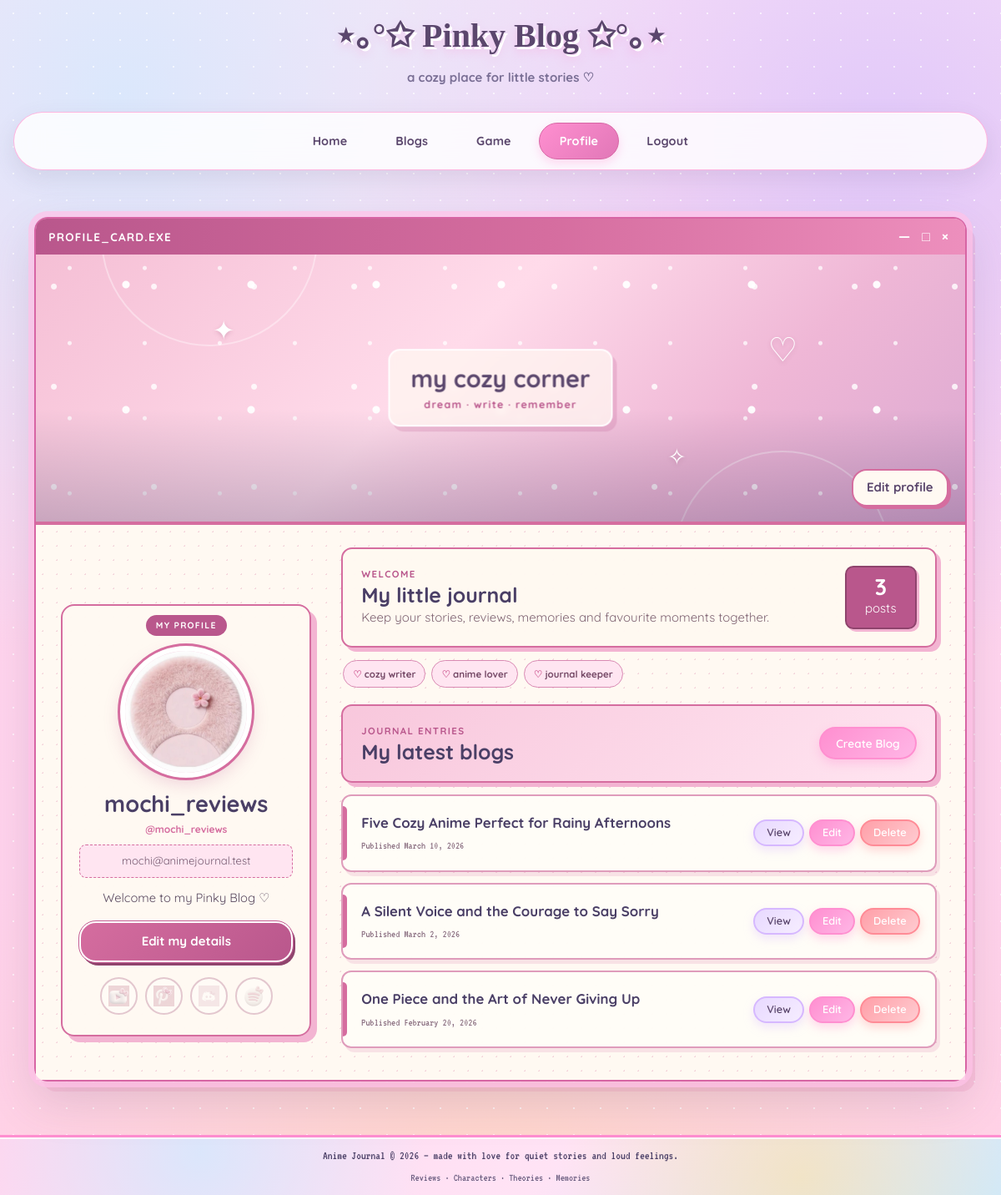
The page /profile.php (signed in) on the database its author committed.
### tables this page shows
CREATE TABLE IF NOT EXISTS user (
    id INT AUTO_INCREMENT PRIMARY KEY,
    username VARCHAR(50) NOT NULL UNIQUE,
    email VARCHAR(100) NOT NULL UNIQUE,
    password VARCHAR(255) NOT NULL,
    role VARCHAR(20) NOT NULL DEFAULT 'user',
    profile_image VARCHAR(255) DEFAULT NULL,
    cover_image VARCHAR(255) DEFAULT NULL,
    description TEXT DEFAULT NULL,
    discord VARCHAR(255) DEFAULT NULL,
    youtube VARCHAR(255) DEFAULT NULL,
    x_link VARCHAR(255) DEFAULT NULL,
    spotify VARCHAR(255) DEFAULT NULL
);

CREATE TABLE IF NOT EXISTS blogPost (
    id INT AUTO_INCREMENT PRIMARY KEY,
    user_id INT NOT NULL,
    title VARCHAR(200) NOT NULL,
    content TEXT NOT NULL,
    thumbnail VARCHAR(255) DEFAULT NULL,
    created_at TIMESTAMP DEFAULT CURRENT_TIMESTAMP,
    updated_at TIMESTAMP DEFAULT CURRENT_TIMESTAMP ON UPDATE CURRENT_TIMESTAMP,
    CONSTRAINT fk_blog_user
        FOREIGN KEY (user_id) REFERENCES user(id)
        ON DELETE CASCADE
        ON UPDATE CASCADE
);

### includes/auth.php (called while the page is built, shortened)
<?php
function e(string $value): string
{
    return htmlspecialchars($value, ENT_QUOTES, 'UTF-8');
}
function formatDate(string $date): string
{
    return date('F j, Y', strtotime($date));
}

### profile.php (the view, shortened to what this page needs)
<?php
require_once __DIR__ . '/includes/db.php';
require_once __DIR__ . '/includes/header.php';
$userId = (int) $_SESSION['user_id'];
$stmt = $conn->prepare(
    'SELECT username, email, profile_image, cover_image, description, discord, youtube, x_link, spotify
     FROM user WHERE id = ?'
);
$stmt->bind_param('i', $userId);
$stmt->execute();
$user = $stmt->get_result()->fetch_assoc();
$stmt = $conn->prepare(
    'SELECT id, title, created_at, updated_at FROM blogPost
     WHERE user_id = ? ORDER BY created_at DESC'
);
$stmt->bind_param('i', $userId);
$stmt->execute();
$blogs = $stmt->get_result()->fetch_all(MYSQLI_ASSOC);
$totalPosts = count($blogs);
$imagePath = static function (?string $filename, string $fallback): string {
    if ($filename && file_exists(__DIR__ . '/assests/images/' . basename($filename))) {
        return 'assests/images/' . rawurlencode(basename($filename));
    }
    return 'assests/images/' . $fallback;
};
$hasCustomCover = !empty($user['cover_image'])
    && basename($user['cover_image']) !== 'default-cover.jpg'
    && file_exists(__DIR__ . '/assests/images/' . basename($user['cover_image']));
?>
<div class="profile-page-shell">
    <section class="profile-window">
        <div class="profile-window-bar">
            <span>PROFILE_CARD.EXE</span>
            <span class="profile-window-controls" aria-hidden="true">— □ ×</span>
        </div>
        <div class="profile-cover<?= $hasCustomCover ? '' : ' is-default-cover' ?>">
            <?php if ($hasCustomCover): ?>
                <img src="<?= e($imagePath($user['cover_image'], 'default-cover.jpg')) ?>" alt="<?= e($user['username']) ?>'s cover image">
            <?php else: ?>
                <div class="animated-profile-cover" role="img" aria-label="Animated pink sky with drifting clouds, stars and hearts">
                    <span class="cover-sparkle sparkle-one">✦</span>
                    <span class="cover-sparkle sparkle-two">♡</span>
                    <span class="cover-sparkle sparkle-three">✧</span>
                    <div class="cover-message"><strong>my cozy corner</strong><small>dream · write · remember</small></div>
                </div>
            <?php endif; ?>
            <a href="edit_profile.php" class="cover-edit-link">Edit profile</a>
        </div>
        <div class="profile-paper">
            <aside class="profile-identity">
                <div class="profile-picture">
                    <img src="<?= e($imagePath($user['profile_image'], 'default-profile.jpg')) ?>" alt="<?= e($user['username']) ?>'s profile photo">
                </div>
                <h1><?= e($user['username']) ?></h1>
                <span class="profile-handle">@<?= e($user['username']) ?></span>
                <p class="profile-email"><?= e($user['email']) ?></p>
                <p class="profile-bio"><?= nl2br(e($user['description'] ?: 'Welcome to my Pinky Blog ♡')) ?></p>
                <a href="edit_profile.php" class="edit-profile-btn">Edit my details</a>
                <div class="social-links" aria-label="Social links">
                    <?php
                    $socials = [
                        ['youtube', 'youtube.jpg', 'YouTube'],
                        ['x_link', 'pinterest.jpg', 'X / Pinterest'],
                        ['discord', 'discord.jpg', 'Discord'],
                        ['spotify', 'spotify.jpg', 'Spotify'],
                    ];
                    foreach ($socials as [$field, $icon, $label]):
                        $link = trim((string) ($user[$field] ?? ''));
                        $isSafeLink = filter_var($link, FILTER_VALIDATE_URL)
                            && in_array(strtolower((string) parse_url($link, PHP_URL_SCHEME)), ['http', 'https'], true);
                    ?>
                        <?php if ($isSafeLink): ?>
                            <a href="<?= e($link) ?>" target="_blank" rel="noopener noreferrer" class="social-frame" title="<?= e($label) ?>">
                                <img src="assests/images/<?= e($icon) ?>" alt="<?= e($label) ?>">
                            </a>
                        <?php else: ?>
                            <span class="social-frame is-empty" title="Add <?= e($label) ?> in Edit profile">
                                <img src="assests/images/<?= e($icon) ?>" alt="">
                            </span>
                        <?php endif; ?>
                    <?php endforeach; ?>
                </div>
            </aside>
            <main class="profile-journal">
                <div class="journal-welcome">
                    <div>
                        <p class="eyebrow">Welcome</p>
                        <h2>My little journal</h2>
                        <p>Keep your stories, reviews, memories and favourite moments together.</p>
                    </div>
                    <div class="profile-stats">
                        <span><strong><?= $totalPosts ?></strong> posts</span>
                    </div>
                </div>
                <div class="profile-mood-strip" aria-label="Profile highlights">
                    <span>cozy writer</span><span>anime lover</span><span>journal keeper</span>
                </div>
                <div class="journal-heading">
                    <div>
                        <p class="eyebrow">Journal entries</p>
                        <h2>My latest blogs</h2>
                    </div>
                    <a href="create.php" class="btn btn-primary">Create Blog</a>
                </div>
                <?php if (empty($blogs)): ?>
                    <div class="empty-state profile-empty">
                        <p>You haven't written any blog posts yet.</p>
                        <a href="create.php" class="btn btn-primary">Create Your First Blog</a>
                    </div>
                <?php else: ?>
                    <div class="dashboard-list profile-post-list">
                        <?php foreach ($blogs as $blog): ?>
                            <article class="dashboard-item profile-post">
                                <div>
                                    <h3><?= e($blog['title']) ?></h3>
                                    <p class="meta">Published <?= e(formatDate($blog['created_at'])) ?><?php if ($blog['updated_at'] !== $blog['created_at']): ?> · Updated <?= e(formatDate($blog['updated_at'])) ?><?php endif; ?></p>
                                </div>
                                <div class="actions">
                                    <a href="view.php?id=<?= (int) $blog['id'] ?>" class="btn btn-secondary btn-small">View</a>
                                    <a href="edit.php?id=<?= (int) $blog['id'] ?>" class="btn btn-primary btn-small">Edit</a>
                                    <form method="POST" action="delete.php" data-confirm-delete data-blog-title="<?= e($blog['title']) ?>">
                                        <button type="submit" class="btn btn-danger btn-small">Delete</button>
                                    </form>
                                </div>
                            </article>
                        <?php endforeach; ?>
                    </div>
                <?php endif; ?>
            </main>
        </div>
    </section>
</div>
<?php require_once __DIR__ . '/includes/footer.php'; ?>

### css/style.css (style rules this page uses)
:root { --pink-bg: #f8d4d8; --pink-light: #fce8ec; --green-box: #d8ecd5; --green-border: #7cb87c; --green-dark: #5a9a5a; --cream: #fff8e8; --cream-card: #fffdf5; --text-primary: #3d352e; --text-secondary: #6d645c; --accent-pink: #e8a0b4; --accent-brown: #a67c52; --link-color: #5e81ac; --success: #7ca982; --error: #c76d6d; --radius: 10px; --font-display: 'Quicksand', sans-serif; --font-pixel: 'VT323', monospace; --font-body: 'Inter', sans-serif; --max-read: 850px; --site-width: 1200px; }
*, *::before, *::after { box-sizing: border-box; margin: 0; padding: 0; }
html { scroll-behavior: smooth; }
body { font-family: var(--font-body); font-size: 15px; line-height: 1.65; color: var(--text-primary); background-color: transparent; background-image: radial-gradient(circle, rgba(255,255,255,0.85) 2px, transparent 2px), radial-gradient(circle at 12% 8%, rgba(207, 234, 255, 0.75) 0%, transparent 40%), radial-gradient(circle at 88% 12%, rgba(200, 182, 255, 0.55) 0%, transparent 38%), radial-gradient(circle at 50% 100%, rgba(255, 224, 143, 0.35) 0%, transparent 45%), linear-gradient(180deg, #ffe3f5 0%, #ffd6ef 35%, #ffd0ea 100%); background-size: 35px 35px, auto, auto, auto, auto; background-repeat: no-repeat; background-attachment: fixed; min-height: 100vh; display: flex; flex-direction: column; }
a { color: var(--link-color); text-decoration: none; transition: color 0.2s; }
.btn { display: inline-block; padding: 8px 18px; font-family: var(--font-display); font-size: 0.85rem; font-weight: 600; text-align: center; border: 2px solid var(--green-dark); border-radius: 20px; cursor: pointer; transition: all 0.2s; text-decoration: none; line-height: 1.4; background: var(--green-box); color: var(--text-primary); box-shadow: 2px 2px 0 var(--green-dark); }
.btn-primary { background: linear-gradient( 135deg, #ff8fd0, #ffb6e6 ); border: 2px solid #ff8fd0; color: #fff; box-shadow: 0 5px 12px rgba(255,143,208,0.35); transition: 0.3s ease; }
.btn-secondary { background: linear-gradient( 135deg, #e8d9ff, #f6edff ); border: 2px solid #d6b8ff; color: #5b476d; box-shadow: 0 5px 12px rgba(214,184,255,0.35); transition: 0.3s ease; }
.btn-danger { background: linear-gradient( 135deg, #ff9fa8, #ffccd1 ); border: 2px solid #ff8b96; color: white; box-shadow: 0 5px 12px rgba(255,139,150,0.35); transition: 0.3s ease; }
.btn-small { padding: 5px 14px; font-size: 0.8rem; }
.dashboard-list { display: flex; flex-direction: column; gap: 14px; }
.dashboard-item { background: rgba(255,255,255,0.85); border: 3px solid #ffc3e8; border-radius: 22px; padding: 18px 20px; box-shadow: 0 10px 25px rgba(255,143,208,0.25), 0 5px 12px rgba(90,70,120,0.12); display: flex; flex-wrap: wrap; align-items: center; justify-content: space-between; gap: 12px; transition: 0.3s ease; }
.dashboard-item h3 { font-family: var(--font-display); font-size: 1.1rem; font-weight: 700; margin-bottom: 4px; }
.dashboard-item .meta { font-family: var(--font-pixel); font-size: 0.8rem; color: var(--text-secondary); }
.dashboard-item .actions { display: flex; gap: 8px; flex-shrink: 0; }

### css/pinky-theme.css (style rules this page uses)
:root { --cr-pink: #ffd6ef; --cr-white-glow: #ffffff; --cr-hotpink: #ff8fd0; --cr-cotton-pink: #ffb6e6; --cr-gold: #ffe08f; --cr-lavender: #c8b6ff; --cr-plum: #3a3450; }
body { font-family: 'Quicksand', sans-serif; color: var(--cr-plum); background-color: var(--cr-pink); background-image: radial-gradient(circle, rgba(255,255,255,0.65) 1.5px, transparent 1.5px), radial-gradient(circle at 12% 8%, rgba(207, 234, 255, 0.75) 0%, transparent 40%), radial-gradient(circle at 88% 12%, rgba(200, 182, 255, 0.55) 0%, transparent 38%), radial-gradient(circle at 50% 100%, rgba(255, 224, 143, 0.35) 0%, transparent 45%), linear-gradient(180deg, #ffe3f5 0%, var(--cr-pink) 35%, #ffd0ea 100%); background-size: 32px 32px, auto, auto, auto, auto; background-repeat: repeat, no-repeat, no-repeat, no-repeat, no-repeat; background-attachment: fixed; min-height: 100vh; }

### rows shown on the page
user: username "mochi_reviews", email "mochi@animejournal.test", description "Welcome to my Pinky Blog ♡"
blogpost: title "Five Cozy Anime Perfect for Rainy Afternoons", created_at "March 10, 2026"
blogpost: title "A Silent Voice and the Courage to Say Sorry", created_at "March 2, 2026"
blogpost: title "One Piece and the Art of Never Giving Up", created_at "February 20, 2026"

### other values the page prints
$totalPosts "3"
